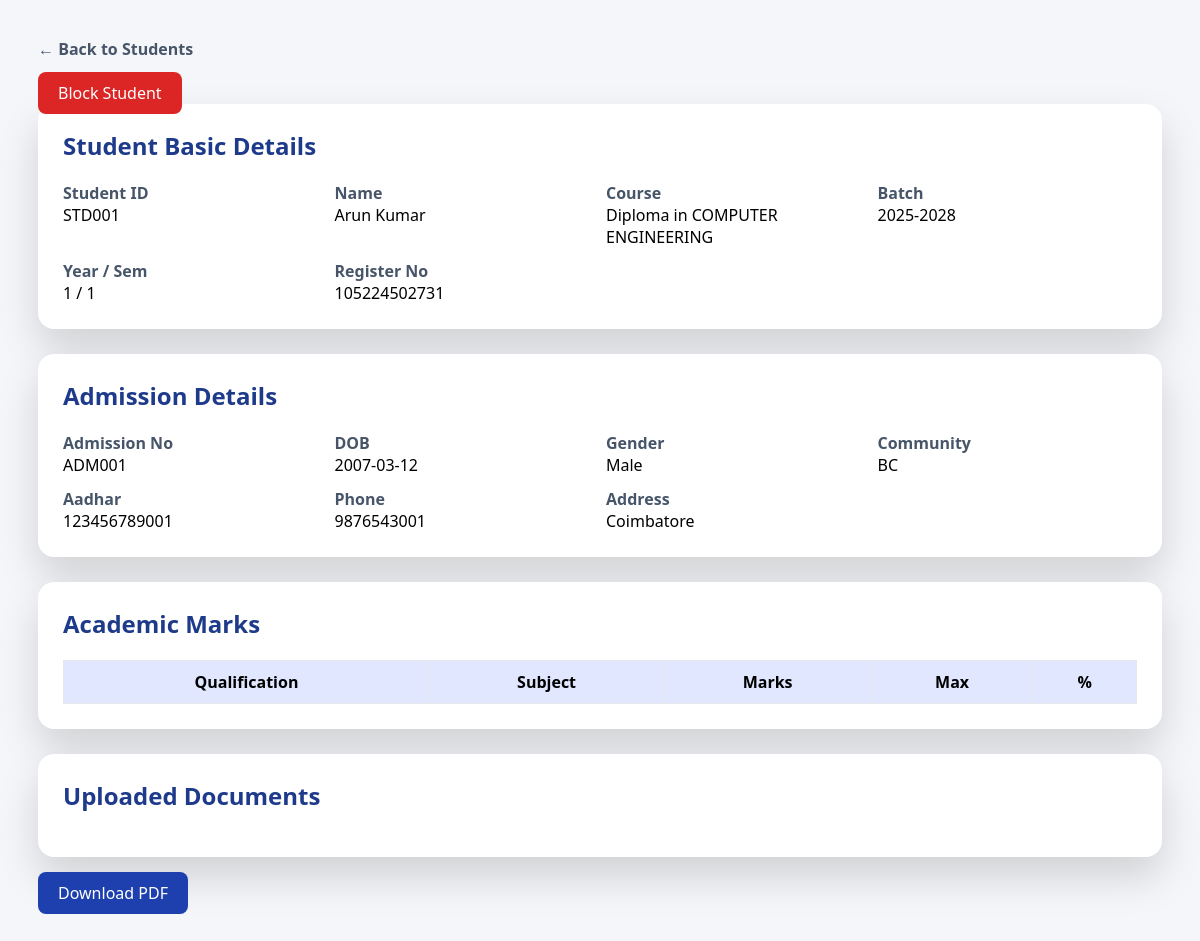
Screenshot of /view.php?id=STD001 with the database file from the repository.
### tables this page shows
CREATE TABLE `students` (
  `student_id` varchar(20) NOT NULL,
  `student_name` varchar(30) NOT NULL,
  `admission_no` varchar(50) NOT NULL,
  `register_no` varchar(15) NOT NULL,
  `course_code` varchar(20) NOT NULL,
  `batch_year` varchar(9) NOT NULL,
  `date_of_joining` date NOT NULL,
  `current_year` int(11) DEFAULT 1,
  `current_semester` int(11) DEFAULT 1,
  `status` enum('active','inactive','completed') DEFAULT 'active',
  `last_login` datetime DEFAULT NULL,
  `created_at` timestamp NOT NULL DEFAULT current_timestamp(),
  `updated_at` timestamp NOT NULL DEFAULT current_timestamp() ON UPDATE current_timestamp()
);

CREATE TABLE `courses` (
  `course_code` varchar(20) NOT NULL,
  `course_name` varchar(60) NOT NULL,
  `approved_intake` int(11) NOT NULL,
  `duration_years` int(11) NOT NULL,
  `total_semesters` int(11) NOT NULL,
  `year_of_established` int(11) NOT NULL,
  `status` enum('active','inactive') DEFAULT 'active'
);

CREATE TABLE `admission_applications` (
  `admission_no` varchar(50) NOT NULL,
  `application_date` date DEFAULT curdate(),
  `application_status` enum('waiting','admitted','cancelled') DEFAULT 'waiting',
  `student_name` varchar(30) NOT NULL,
  `dob` date NOT NULL,
  `age` int(2) DEFAULT NULL,
  `mother_tongue` varchar(20) DEFAULT NULL,
  `gender` enum('Male','Female') DEFAULT NULL,
  `religion` varchar(20) DEFAULT NULL,
  `community` varchar(20) DEFAULT NULL,
  `caste` varchar(30) DEFAULT NULL,
  `aadhar_no` char(12) DEFAULT NULL,
  `umis_no` varchar(20) DEFAULT NULL,
  `emis_no` varchar(20) DEFAULT NULL,
  `sslc_reg_no` varchar(20) DEFAULT NULL,
  `phone` varchar(15) DEFAULT NULL,
  `email` varchar(50) DEFAULT NULL,
  `address` text DEFAULT NULL,
  `permanent_address` text DEFAULT NULL,
  `student_photo` varchar(255) DEFAULT NULL,
  `blood_group` enum('A+','A-','B+','B-','O+','O-','AB+','AB-') DEFAULT NULL,
  `course_name` varchar(50) NOT NULL,
  `date_of_joining` date DEFAULT NULL,
  `period_of_study` varchar(20) DEFAULT NULL,
  `admission_type` enum('1st Year','Lateral','Transfer') DEFAULT NULL,
  `admission_fee_paid` enum('yes','no') DEFAULT 'no',
  `documents_submitted` enum('yes','no') DEFAULT 'no',
  `father_name` varchar(100) DEFAULT NULL,
  `father_mobile` varchar(15) DEFAULT NULL,
  `father_address` text DEFAULT NULL,
  `father_occupation` varchar(100) DEFAULT NULL,
  `father_income` decimal(10,2) DEFAULT NULL,
  `father_photo` varchar(255) DEFAULT NULL,
  `mother_name` varchar(100) DEFAULT NULL,
  `mother_mobile` varchar(15) DEFAULT NULL,
  `mother_address` text DEFAULT NULL,
  `mother_occupation` varchar(100) DEFAULT NULL,
  `mother_income` decimal(10,2) DEFAULT NULL,
  `mother_photo` varchar(255) DEFAULT NULL,
  `guardian_name` varchar(100) DEFAULT NULL,
  `guardian_relation` varchar(50) DEFAULT NULL,
  `guardian_mobile` varchar(15) DEFAULT NULL,
  `guardian_address` text DEFAULT NULL,
  `guardian_occupation` varchar(100) DEFAULT NULL,
  `guardian_photo` varchar(255) DEFAULT NULL,
  `reference_type` enum('student','faculty','consultancy','alumni') DEFAULT NULL,
  `ref_student_name` varchar(100) DEFAULT NULL,
  `ref_student_year` varchar(20) DEFAULT NULL,
  `ref_student_department` varchar(100) DEFAULT NULL,
  `ref_alumni_name` varchar(100) DEFAULT NULL,
  `ref_alumni_passed_year` year(4) DEFAULT NULL,
  `ref_alumni_department` varchar(100) DEFAULT NULL,
  `ref_faculty_name` varchar(100) DEFAULT NULL,
  `ref_faculty_department` varchar(100) DEFAULT NULL,
  `ref_faculty_designation` varchar(100) DEFAULT NULL,
  `ref_consultancy_name` varchar(150) DEFAULT NULL,
  `ref_consultancy_contact` varchar(15) DEFAULT NULL,
  `bank_name` varchar(100) DEFAULT NULL,
  `bank_branch` varchar(100) DEFAULT NULL,
  `bank_account_no` varchar(30) DEFAULT NULL,
  `ifsc_code` varchar(15) DEFAULT NULL,
  `transport_required` enum('Yes','No') DEFAULT 'No',
  `transport_place_from` varchar(100) DEFAULT NULL,
  `hostel_required` enum('Yes','No') DEFAULT 'No',
  `course_code` varchar(20) DEFAULT NULL
);

### view.php (the view, shortened to what this page needs)
<?php
include("../../config/db.php");
$id = $_GET['id'] ?? "";
$student = mysqli_fetch_assoc(mysqli_query($conn,"
    SELECT s.*, c.course_name
    FROM students s
    JOIN courses c ON s.course_code=c.course_code
    WHERE s.student_id='$id'
"));
$admission_no = $student['admission_no'];
$adm = mysqli_fetch_assoc(mysqli_query($conn,"
    SELECT * FROM admission_applications
    WHERE admission_no='$admission_no'
"));
?>
<!DOCTYPE html>
<html>
<head>
</head>
<body>
<a href="list.php" class="back">← Back to Students</a>
<br><br>
<a href="status.php?id=<?= $student['student_id'] ?>&status=<?= $student['status'] ?>"
   style="background:#dc2626;color:white;padding:10px 20px;border-radius:8px;text-decoration:none;">
   <?= $student['status']=='active'?'Block Student':'Unblock Student' ?>
</a>
<div class="card">
<h2>Student Basic Details</h2>
<div class="grid">
<div><span class="label">Student ID</span><br><?= $student['student_id'] ?></div>
<div><span class="label">Name</span><br><?= $student['student_name'] ?></div>
<div><span class="label">Course</span><br><?= $student['course_name'] ?></div>
<div><span class="label">Batch</span><br><?= $student['batch_year'] ?></div>
<div><span class="label">Year / Sem</span><br><?= $student['current_year']." / ".$student['current_semester'] ?></div>
<div><span class="label">Register No</span><br><?= $student['register_no'] ?></div>
</div>
</div>
<div class="card">
<h2>Admission Details</h2>
<div class="grid">
<div><span class="label">Admission No</span><br><?= $admission_no ?></div>
<div><span class="label">DOB</span><br><?= $adm['dob'] ?></div>
<div><span class="label">Gender</span><br><?= $adm['gender'] ?></div>
<div><span class="label">Community</span><br><?= $adm['community'] ?></div>
<div><span class="label">Aadhar</span><br><?= $adm['aadhar_no'] ?></div>
<div><span class="label">Phone</span><br><?= $adm['phone'] ?></div>
<div><span class="label">Address</span><br><?= $adm['address'] ?></div>
</div>
</div>
<div class="card">
<h2>Academic Marks</h2>
<table>
<tr>
<th>Qualification</th>
<th>Subject</th>
<th>Marks</th>
<th>Max</th>
<th>%</th>
</tr>
</table>
</div>
<div class="card">
<h2>Uploaded Documents</h2>
</div>
<a href="download_pdf.php?id=<?= $student['student_id'] ?>"
   style="background:#1e40af;color:white;padding:10px 20px;border-radius:8px;text-decoration:none;">
   Download PDF
</a>
</body>
</html>

### view.php (style rules this page uses)
body { background:#f4f6f9; font-family:Segoe UI,Arial; padding:30px; }
.card { background:#fff; border-radius:16px; box-shadow:0 20px 40px rgba(0,0,0,.15); padding:25px; margin-bottom:25px; }
h2 { color:#1e3a8a;margin-top:0; }
.grid { display:grid; grid-template-columns:repeat(auto-fit,minmax(220px,1fr)); gap:12px; }
.label { font-weight:600;color:#475569; }
table { width:100%; border-collapse:collapse; }
th,td { padding:10px; border:1px solid #e5e7eb; text-align:center; }
th { background:#e0e7ff; }
.back { text-decoration:none; font-weight:600; color:#475569; }

### rows the page displays
students: student_id "STD001", student_name "Arun Kumar", course_code.course_name "Diploma in COMPUTER ENGINEERING", batch_year "2025-2028", current_year "1", current_semester "1", register_no "105224502731", admission_no "ADM001"
admission_applications: dob "2007-03-12", gender "Male", community "BC", aadhar_no "123456789001", phone "9876543001", address "Coimbatore"
